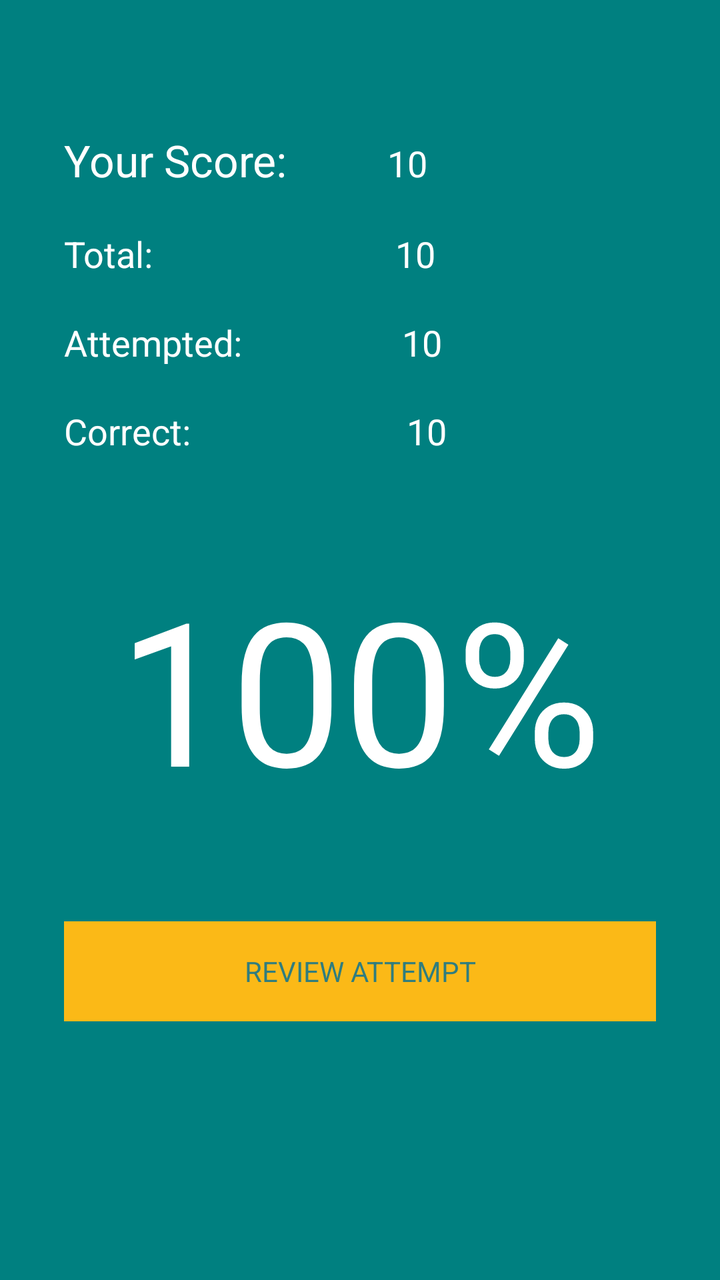
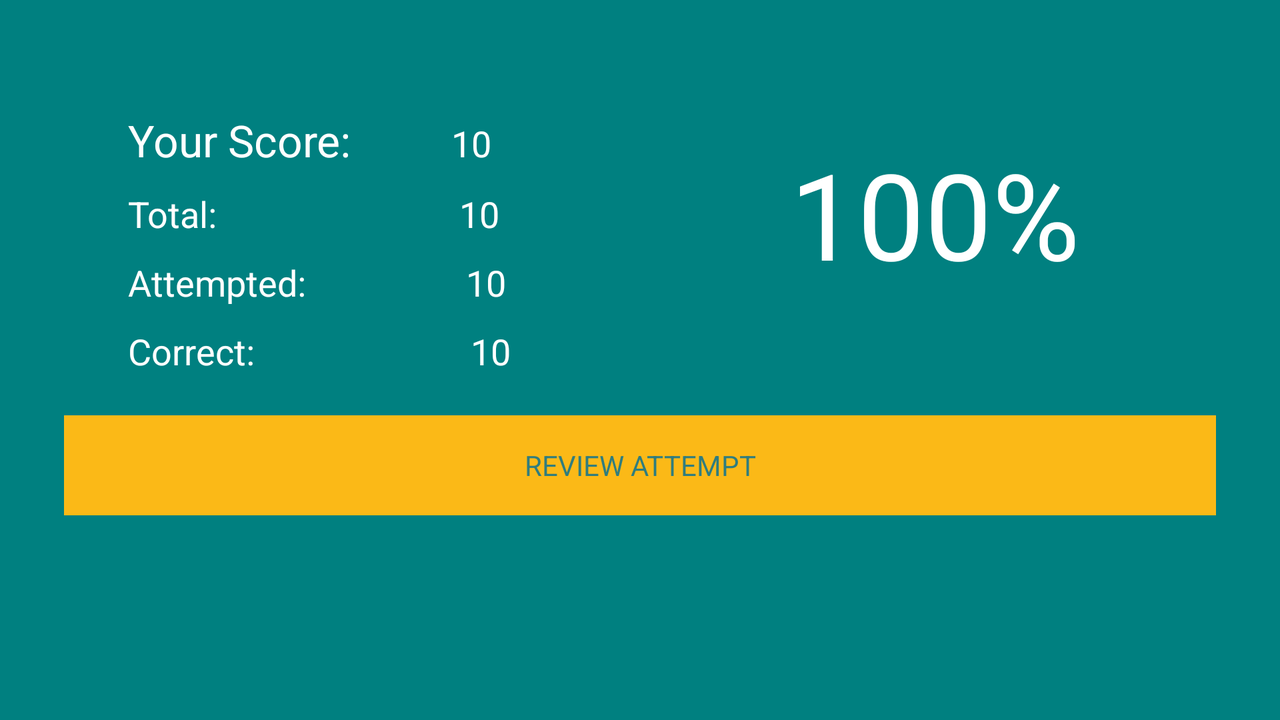

Compare how this app lays out the same screen by default and in its alternative resource folder. The renders come first, then the two layout files and the values they reference.
<!-- AndroidManifest.xml: application theme AppTheme -->
<!-- res/layout/score_board.xml -->
<LinearLayout xmlns:android="http://schemas.android.com/apk/res/android"
    xmlns:tools="http://schemas.android.com/tools"
    android:layout_width="match_parent"
    android:layout_height="match_parent"
    android:paddingBottom="@dimen/activity_vertical_margin"
    android:paddingLeft="@dimen/activity_horizontal_margin"
    android:paddingRight="@dimen/activity_horizontal_margin"
    android:paddingTop="@dimen/activity_vertical_margin"
    android:orientation="vertical"
    android:background="@color/babyblue"
    tools:context=".ReviewAttemptScore" >

    <LinearLayout
 		android:layout_width="fill_parent"
		android:layout_height="wrap_content"
        android:orientation="horizontal"
        android:layout_marginLeft="20dp"
        android:layout_marginRight="40dp"
        android:paddingLeft="@dimen/activity_horizontal_margin"
        android:paddingRight="@dimen/activity_horizontal_margin" >
    
    <TextView
        android:id="@+id/QuizName"
        android:layout_width="wrap_content"
        android:layout_height="wrap_content"
        android:layout_marginBottom="20dp"
        android:textColor="@color/white"
        android:textAppearance="?android:attr/textAppearanceLarge" />

    <TextView
        	android:id="@+id/DateAndTime"
        	android:layout_width="wrap_content"
        	android:layout_height="wrap_content"
        	android:layout_marginBottom="20dp"
        	android:layout_marginRight="10dp"
        	android:textColor="@color/white"
        	android:textAppearance="?android:attr/textAppearanceLarge" />
    
    </LinearLayout>
    
    <LinearLayout
 		android:layout_width="fill_parent"
		android:layout_height="wrap_content"
        android:orientation="horizontal"
        android:paddingLeft="@dimen/activity_horizontal_margin"
        android:paddingRight="@dimen/activity_horizontal_margin" >
    
    <TextView
        android:id="@+id/Score"
        android:layout_width="wrap_content"
        android:layout_height="wrap_content"
        android:textColor="@color/white"
        android:text="Your Score:"
        android:layout_marginBottom="20dp"
        android:textAppearance="?android:attr/textAppearanceLarge" />

    <TextView
        	android:id="@+id/userScore"
        	android:layout_width="wrap_content"
        	android:layout_height="wrap_content"
        	android:layout_marginRight="40dp"
        	android:layout_marginBottom="20dp"
        	android:textColor="@color/white"
        	android:text="10"
        	android:layout_marginLeft="50dp"
        	android:textAppearance="?android:attr/textAppearanceMedium" />
    
    </LinearLayout>
    
    <LinearLayout
 		android:layout_width="fill_parent"
		android:layout_height="wrap_content"
        android:orientation="horizontal"
        android:paddingLeft="@dimen/activity_horizontal_margin"
        android:paddingRight="@dimen/activity_horizontal_margin" >
    	
    	<TextView
        	android:id="@+id/Total"
        	android:layout_width="wrap_content"
        	android:layout_height="wrap_content"
        	android:text="Total:"
        	android:textColor="@color/white"
        	android:layout_marginBottom="20dp"
        	android:textAppearance="?android:attr/textAppearanceMedium" />
        
    	<TextView
        	android:id="@+id/totalQuestions"
        	android:layout_width="wrap_content"
        	android:layout_height="wrap_content"
        	android:layout_marginBottom="20dp"
        	android:layout_marginRight="40dp"
        	android:textColor="@color/white"
        	android:text="10"
        	android:layout_marginLeft="121dp"
        	android:textAppearance="?android:attr/textAppearanceMedium" />
    	
    </LinearLayout>
    
    <LinearLayout
 		android:layout_width="fill_parent"
		android:layout_height="wrap_content"
        android:orientation="horizontal"
        android:paddingLeft="@dimen/activity_horizontal_margin"
        android:paddingRight="@dimen/activity_horizontal_margin" >
    	
    	<TextView
        	android:id="@+id/Attempted"
        	android:layout_width="wrap_content"
        	android:layout_height="wrap_content"
        	android:text="Attempted:"
        	android:textColor="@color/white"
        	android:layout_marginBottom="20dp"
        	android:textAppearance="?android:attr/textAppearanceMedium" />
        
    	<TextView
        	android:id="@+id/attemptedQuestions"
        	android:layout_width="wrap_content"
        	android:layout_height="wrap_content"
        	android:layout_marginBottom="20dp"
        	android:layout_marginRight="40dp"
        	android:text="10"
        	android:layout_marginLeft="80dp"
        	android:textColor="@color/white"
        	android:textAppearance="?android:attr/textAppearanceMedium" />
    	
    </LinearLayout>
    
    <LinearLayout
 		android:layout_width="fill_parent"
		android:layout_height="wrap_content"
        android:orientation="horizontal"
        android:paddingLeft="@dimen/activity_horizontal_margin"
        android:paddingRight="@dimen/activity_horizontal_margin" >
    	
    	<TextView
        	android:id="@+id/Correct"
        	android:layout_width="wrap_content"
        	android:layout_height="wrap_content"
        	android:text="Correct:"
        	android:textColor="@color/white"
        	android:layout_marginBottom="20dp"
        	android:textAppearance="?android:attr/textAppearanceMedium" />
        
    	<TextView
        	android:id="@+id/correctQuestions"
        	android:layout_width="wrap_content"
        	android:layout_height="wrap_content"
        	android:layout_marginBottom="20dp"
        	android:layout_marginRight="40dp"
        	android:text="10"
        	android:layout_marginLeft="108dp"
        	android:textColor="@color/white"
        	android:textAppearance="?android:attr/textAppearanceMedium" />
    	
    </LinearLayout>
    
    <LinearLayout
 		android:layout_width="fill_parent"
		android:layout_height="wrap_content"
        android:orientation="horizontal"
        android:gravity="center"
        android:paddingTop="30dp"
        android:paddingLeft="@dimen/activity_horizontal_margin"
        android:paddingRight="@dimen/activity_horizontal_margin" >

        <TextView
            android:id="@+id/percentage"
            android:layout_width="wrap_content"
            android:layout_height="wrap_content"
            android:text="100"
            android:textSize="100sp"
            android:textColor="@color/white"
            android:textAppearance="?android:attr/textAppearanceLarge" />
        
        <TextView
            android:id="@+id/textView"
            android:layout_width="wrap_content"
            android:layout_height="wrap_content"
            android:text="%"
            android:textSize="100sp"
            android:textColor="@color/white"
            android:textAppearance="?android:attr/textAppearanceLarge" />
    
    </LinearLayout>
    
    <LinearLayout
 		android:layout_width="fill_parent"
		android:layout_height="wrap_content"
        android:orientation="horizontal"
        android:paddingTop="50dp"
        android:paddingLeft="@dimen/activity_horizontal_margin"
        android:paddingRight="@dimen/activity_horizontal_margin" >
    	
    	<Button 
    	    android:id="@+id/reviewAttempt"
    	    android:layout_width="fill_parent"
        	android:layout_height="50dp"
        	android:textColor="@color/darkgrey"
        	android:background="@color/light_grey"
        	android:text="REVIEW ATTEMPT" />
    
    </LinearLayout>
    
</LinearLayout>
<!-- resources referenced by this layout -->
<resources>
  <color name="babyblue">#008080</color>
  <color name="darkgrey">#307D7E</color>
  <color name="light_grey">#FBB917</color>
  <color name="white">#FFFFFF</color>
  <dimen name="activity_horizontal_margin">16dp</dimen>
  <dimen name="activity_vertical_margin">16dp</dimen>
  <style name="AppTheme" parent="AppBaseTheme">
          
      </style>
  <style name="AppBaseTheme" parent="android:Theme.Light">
          
      </style>
</resources>
<!-- res/layout-land/score_board.xml (the repository's variant of the layout above) -->
<!-- drawn on the phone turned sideways -->
<LinearLayout xmlns:android="http://schemas.android.com/apk/res/android"
    xmlns:tools="http://schemas.android.com/tools"
    android:layout_width="match_parent"
    android:layout_height="match_parent"
    android:paddingBottom="@dimen/activity_vertical_margin"
    android:paddingLeft="@dimen/activity_horizontal_margin"
    android:paddingRight="@dimen/activity_horizontal_margin"
    android:paddingTop="@dimen/activity_vertical_margin"
    android:orientation="vertical"
    android:background="@color/babyblue"
    tools:context=".ReviewAttemptScore" >
	<LinearLayout
 		android:layout_width="fill_parent"
		android:layout_height="wrap_content"
        android:orientation="horizontal"
        android:paddingLeft="@dimen/activity_horizontal_margin"
        android:paddingRight="@dimen/activity_horizontal_margin" >
        
	<LinearLayout
 		android:layout_width="wrap_content"
		android:layout_height="wrap_content"
        android:orientation="vertical"
        android:paddingLeft="@dimen/activity_horizontal_margin"
        android:paddingRight="@dimen/activity_horizontal_margin" >
        
    <LinearLayout
 		android:layout_width="fill_parent"
		android:layout_height="wrap_content"
        android:orientation="horizontal"
        android:layout_marginLeft="20dp"
        android:layout_marginRight="40dp"
        android:paddingLeft="@dimen/activity_horizontal_margin"
        android:paddingRight="@dimen/activity_horizontal_margin" >
    
    <TextView
        android:id="@+id/QuizName"
        android:layout_width="wrap_content"
        android:layout_height="wrap_content"
        android:layout_marginBottom="10dp"
        android:textColor="@color/white"
        android:textAppearance="?android:attr/textAppearanceLarge" />

    <TextView
        	android:id="@+id/DateAndTime"
        	android:layout_width="wrap_content"
        	android:layout_height="wrap_content"
        	android:layout_marginBottom="10dp"
        	android:layout_marginRight="10dp"
        	android:textColor="@color/white"
        	android:textAppearance="?android:attr/textAppearanceLarge" />
    
    </LinearLayout>
    
    <LinearLayout
 		android:layout_width="fill_parent"
		android:layout_height="wrap_content"
        android:orientation="horizontal"
        android:paddingLeft="@dimen/activity_horizontal_margin"
        android:paddingRight="@dimen/activity_horizontal_margin" >
    
    <TextView
        android:id="@+id/Score"
        android:layout_width="wrap_content"
        android:layout_height="wrap_content"
        android:textColor="@color/white"
        android:text="Your Score:"
        android:layout_marginBottom="10dp"
        android:textAppearance="?android:attr/textAppearanceLarge" />

    <TextView
        	android:id="@+id/userScore"
        	android:layout_width="wrap_content"
        	android:layout_height="wrap_content"
        	android:layout_marginRight="40dp"
        	android:layout_marginBottom="10dp"
        	android:textColor="@color/white"
        	android:text="10"
        	android:layout_marginLeft="50dp"
        	android:textAppearance="?android:attr/textAppearanceMedium" />
    
    </LinearLayout>
    
    <LinearLayout
 		android:layout_width="fill_parent"
		android:layout_height="wrap_content"
        android:orientation="horizontal"
        android:paddingLeft="@dimen/activity_horizontal_margin"
        android:paddingRight="@dimen/activity_horizontal_margin" >
    	
    	<TextView
        	android:id="@+id/Total"
        	android:layout_width="wrap_content"
        	android:layout_height="wrap_content"
        	android:text="Total:"
        	android:textColor="@color/white"
        	android:layout_marginBottom="10dp"
        	android:textAppearance="?android:attr/textAppearanceMedium" />
        
    	<TextView
        	android:id="@+id/totalQuestions"
        	android:layout_width="wrap_content"
        	android:layout_height="wrap_content"
        	android:layout_marginBottom="10dp"
        	android:layout_marginRight="40dp"
        	android:textColor="@color/white"
        	android:text="10"
        	android:layout_marginLeft="121dp"
        	android:textAppearance="?android:attr/textAppearanceMedium" />
    	
    </LinearLayout>
    
    <LinearLayout
 		android:layout_width="fill_parent"
		android:layout_height="wrap_content"
        android:orientation="horizontal"
        android:paddingLeft="@dimen/activity_horizontal_margin"
        android:paddingRight="@dimen/activity_horizontal_margin" >
    	
    	<TextView
        	android:id="@+id/Attempted"
        	android:layout_width="wrap_content"
        	android:layout_height="wrap_content"
        	android:text="Attempted:"
        	android:textColor="@color/white"
        	android:layout_marginBottom="10dp"
        	android:textAppearance="?android:attr/textAppearanceMedium" />
        
    	<TextView
        	android:id="@+id/attemptedQuestions"
        	android:layout_width="wrap_content"
        	android:layout_height="wrap_content"
        	android:layout_marginBottom="10dp"
        	android:layout_marginRight="40dp"
        	android:text="10"
        	android:layout_marginLeft="80dp"
        	android:textColor="@color/white"
        	android:textAppearance="?android:attr/textAppearanceMedium" />
    	
    </LinearLayout>
    
    <LinearLayout
 		android:layout_width="fill_parent"
		android:layout_height="wrap_content"
        android:orientation="horizontal"
        android:paddingLeft="@dimen/activity_horizontal_margin"
        android:paddingRight="@dimen/activity_horizontal_margin" >
    	
    	<TextView
        	android:id="@+id/Correct"
        	android:layout_width="wrap_content"
        	android:layout_height="wrap_content"
        	android:text="Correct:"
        	android:textColor="@color/white"
        	android:layout_marginBottom="10dp"
        	android:textAppearance="?android:attr/textAppearanceMedium" />
        
    	<TextView
        	android:id="@+id/correctQuestions"
        	android:layout_width="wrap_content"
        	android:layout_height="wrap_content"
        	android:layout_marginBottom="10dp"
        	android:layout_marginRight="40dp"
        	android:text="10"
        	android:layout_marginLeft="108dp"
        	android:textColor="@color/white"
        	android:textAppearance="?android:attr/textAppearanceMedium" />
    	
    </LinearLayout>
    
    </LinearLayout>
    
    <LinearLayout
 		android:layout_width="fill_parent"
		android:layout_height="fill_parent"
        android:orientation="horizontal"
        android:gravity="center"
        android:paddingLeft="@dimen/activity_horizontal_margin"
        android:paddingRight="@dimen/activity_horizontal_margin" >

        <TextView
            android:id="@+id/percentage"
            android:layout_width="wrap_content"
            android:layout_height="wrap_content"
            android:text="100"
            android:textSize="60sp"
            android:textColor="@color/white"
            android:textAppearance="?android:attr/textAppearanceLarge" />

        <TextView
            android:id="@+id/textView2"
            android:layout_width="wrap_content"
            android:layout_height="wrap_content"
            android:text="%"
            android:textSize="60sp"
            android:textColor="@color/white"
            android:textAppearance="?android:attr/textAppearanceLarge" />
    
    </LinearLayout>
    
    </LinearLayout>
    
    <LinearLayout
 		android:layout_width="fill_parent"
		android:layout_height="wrap_content"
        android:orientation="horizontal"
        android:paddingLeft="@dimen/activity_horizontal_margin"
        android:paddingRight="@dimen/activity_horizontal_margin" >
    	
    	<Button 
    	    android:id="@+id/reviewAttempt"
    	    android:layout_width="fill_parent"
        	android:layout_height="50dp"
        	android:textColor="@color/darkgrey"
        	android:background="@color/light_grey"
        	android:layout_marginTop="10dp"
        	android:text="REVIEW ATTEMPT" />
    
    </LinearLayout>
    
</LinearLayout>
